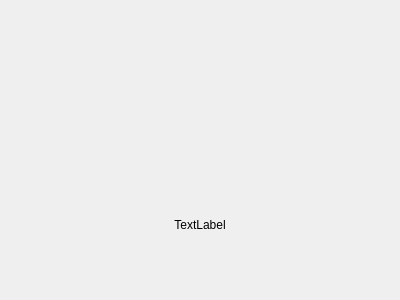
<?xml version="1.0" encoding="UTF-8"?>
<ui version="4.0">
 <class>toolButtonBox</class>
 <widget class="QWidget" name="toolButtonBox">
  <property name="geometry">
   <rect>
    <x>0</x>
    <y>0</y>
    <width>400</width>
    <height>300</height>
   </rect>
  </property>
  <property name="cursor">
   <cursorShape>PointingHandCursor</cursorShape>
  </property>
  <property name="windowTitle">
   <string>Form</string>
  </property>
  <layout class="QVBoxLayout" name="verticalLayout">
   <property name="spacing">
    <number>0</number>
   </property>
   <property name="leftMargin">
    <number>0</number>
   </property>
   <property name="topMargin">
    <number>0</number>
   </property>
   <property name="rightMargin">
    <number>0</number>
   </property>
   <property name="bottomMargin">
    <number>0</number>
   </property>
   <item>
    <widget class="QWidget" name="widget" native="true"/>
   </item>
   <item>
    <widget class="QLabel" name="toolButtonBoxName">
     <property name="styleSheet">
      <string notr="true"/>
     </property>
     <property name="text">
      <string>TextLabel</string>
     </property>
     <property name="alignment">
      <set>Qt::AlignCenter</set>
     </property>
    </widget>
   </item>
  </layout>
 </widget>
 <resources/>
 <connections/>
</ui>
